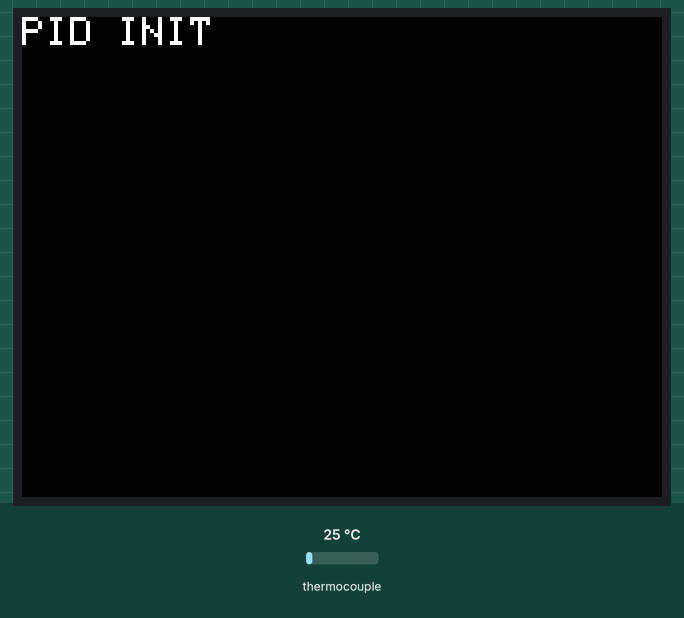
Recording of a program running on a simulated SparkFun Pro Micro, built with avr-gcc and run on an emulated ATmega32U4. Parts: 320×240 colour display. The test bench sets the inputs (shaded band); at power-on: thermocouple 25 °C. What the program prints to the serial monitor is not drawn.

Above: at 1.9 s.
At 7.1 s:
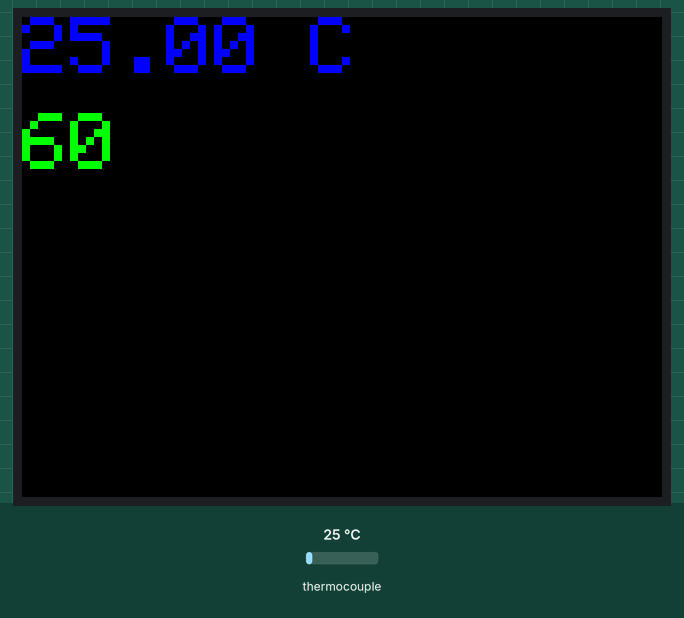
7.2 s: thermocouple set to 6 °C
At 8.4 s:
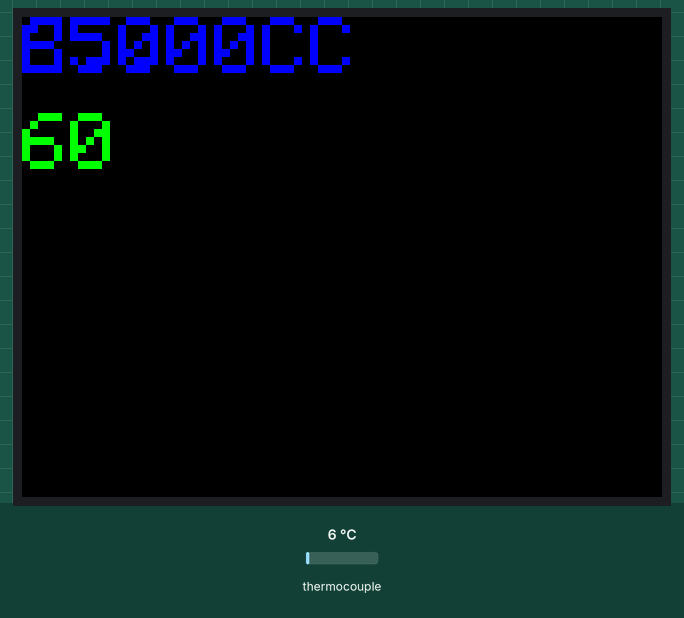
8.7 s: thermocouple set to 75 °C
10.2 s: thermocouple set to 150 °C
At 11.2 s:
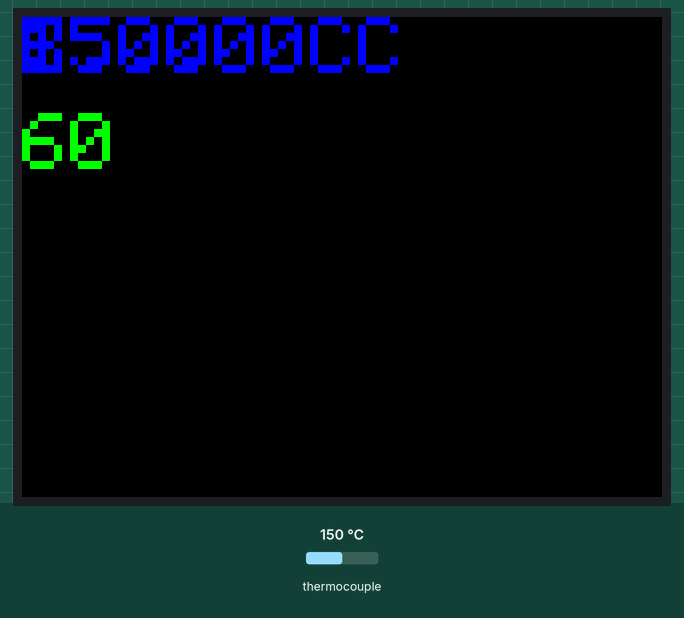
Timing chart, 0 to 13.2 s (numbered marks = the images above; inputs shaded):
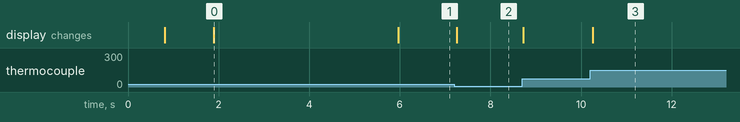

Measured:
- after the input at 7.2 s, the display: changes after 0.05 s (image 2)
- after the input at 10.2 s, the display: changes after 0.06 s (image 3)
- what the display in image 0 shows lasts 4.1 s, from 1.9 s to 6.0 s

The program:

main.cpp
```cpp
#include <Adafruit_GFX.h>    // Core graphics library
#include <Adafruit_ST7789.h> // Hardware-specific library for ST7789
#include <SPI.h>             // Arduino SPI library
#include <Arduino.h>
#include <max6675.h>
#include <PIDController.h>

/* Temporary hard code, will want to be able to adjust in settings later */
#define __Kp 30 // Proportional constant
#define __Ki 0.7 // Integral Constant
#define __Kd 200 // Derivative Constant

#define TFT_CS    10  // define display chip select pin
#define TFT_DC     9  // define display data/command pin
#define TFT_RST    8  // define display reset pin
#define TC_DO      14 // define thermocouple MISO
#define TC_CS      4  // define thermocouple chip select
#define TC_CLK     15 // define thermocouple CLK
//TODO Define button inputs here
//TODO Define oven control digital outputs here
#define OVN_ON 	   -1

Adafruit_ST7789 tft = Adafruit_ST7789(TFT_CS, TFT_DC, TFT_RST);
MAX6675 tc = MAX6675(TC_CLK, TC_CS, TC_DO);
PIDController pid;

void drawTemp();
void drawSetpoint();
void drawElementState();
void drawText(char *text, uint8_t size, uint16_t color);

int setPoint = 60;
bool ovenOn = false;

void setup(void) {
	Serial.begin(9600);
	Serial.print(F("SMD REFLOW"));

	tft.init(240, 320, SPI_MODE2);    // Init ST7789 display 240x320 pixel
	tft.setRotation(1);

	Serial.println(F("Initialized"));

	uint16_t time = millis();
	tft.fillScreen(ST77XX_BLACK);
	time = millis() - time;

	Serial.println(time, DEC);
	delay(500);

	tft.fillScreen(ST77XX_BLACK);
	drawText("DIY SMD REFLOW STARTING!", 3, ST77XX_WHITE);
	delay(1000);

	tft.fillScreen(ST77XX_BLACK);
	drawText("PID INIT", 2, ST77XX_WHITE);

	pid.begin();          // initialize the PID instance
	pid.setpoint(setPoint);    // The "goal" the PID controller tries to "reach"
	pid.tune(__Kp, __Ki,__Kd);    // Tune the PID, arguments: kP, kI, kD
	pid.limit(0, 255);    // Limit the PID output between 0 and 255, this is important to get rid of integral windup!

	delay(4000);
	tft.fillScreen(ST77XX_BLACK);
}

void loop() {
	drawTemp();
	drawSetpoint();
	ovenOn = pid.compute(tc.readCelsius()) > 128;
	//digitalWrite(OVN_ON, ovenOn); TODO
	delay(60);
}

void drawTemp() {
	tft.setCursor(0,0);
	tft.setTextColor(ST77XX_BLUE);
	tft.setTextSize(4);
	tft.print(tc.readCelsius());
	tft.print(" C");
}

void drawSetpoint() {
	tft.setCursor(0, 48);
	tft.setTextColor(ST77XX_GREEN);
	tft.setTextSize(4);
	tft.print(setPoint);
}

void drawElementState() {
	tft.fillCircle(20, 96, 10, ovenOn ? ST77XX_RED : ST77XX_BLACK);
}

void drawText(char* text, uint8_t size, uint16_t colour) {
	tft.setCursor(0,0);
	tft.setTextColor(colour);
	tft.setTextSize(size);
	tft.print(text);
}
```

test.cpp
```cpp
#include <SPI.h>
#include <Wire.h>
#include <Adafruit_GFX.h>
#include <Adafruit_SSD1306.h>
#include <PIDController.h>
#include "max6675.h"
// Define Rotary Encoder Pins
#define CLK_PIN 3
#define DATA_PIN 4
#define SW_PIN 2
// MAX6675 Pins
#define thermoDO  8
#define thermoCS  9
#define thermoCLK  10
// Mosfet Pin
#define mosfet_pin 11
// Serial Enable
#define __DEBUG__
#define SCREEN_WIDTH 128 // OLED display width, in pixels
#define SCREEN_HEIGHT 64 // OLED display height, in pixels
#define OLED_RESET     -1 // Reset pin # (or -1 if sharing Arduino reset pin)
/*In this section we have defined the gain values for the
 * proportional, integral, and derivative controller I have set
 * the gain values with the help of trial and error methods.
*/
#define __Kp 30 // Proportional constant
#define __Ki 0.7 // Integral Constant
#define __Kd 200 // Derivative Constant
int clockPin; // Placeholder por pin status used by the rotary encoder
int clockPinState; // Placeholder por pin status used by the rotary encoder
int set_temperature = 1; // This set_temperature value will increas or decreas if when the rotarty encoder is turned
float temperature_value_c = 0.0; // stores temperature value
long debounce = 0; // Debounce delay
int encoder_btn_count = 0; // used to check encoder button press
MAX6675 thermocouple(thermoCLK, thermoCS, thermoDO); // Create an instance for the MAX6675 Sensor Called "thermocouple"
Adafruit_SSD1306 display(SCREEN_WIDTH, SCREEN_HEIGHT, &Wire, OLED_RESET);// Create an instance for the SSD1306 128X64 OLED "display"
PIDController pid; // Create an instance of the PID controller class, called "pid"
void setup() {
#ifdef __DEBUG__
  Serial.begin(9600);
#endif
  pinMode(mosfet_pin, OUTPUT); // MOSFET output PIN
  pinMode(CLK_PIN, INPUT); // Encoer Clock Pin
  pinMode(DATA_PIN, INPUT); //Encoder Data Pin
  pinMode(SW_PIN, INPUT_PULLUP);// Encoder SW Pin
  pid.begin();          // initialize the PID instance
  pid.setpoint(150);    // The "goal" the PID controller tries to "reach"
  pid.tune(__Kp, __Ki,__Kd);    // Tune the PID, arguments: kP, kI, kD
  pid.limit(0, 255);    // Limit the PID output between 0 and 255, this is important to get rid of integral windup!
  if (!display.begin(SSD1306_SWITCHCAPVCC, 0x3C)) {
#ifdef __DEBUG__
    Serial.println(F("SSD1306 allocation failed"));
#endif
    for (;;); // Don't proceed, loop forever
  }
  //
  display.setRotation(2); //Rotate the Display
  display.display(); //Show initial display buffer contents on the screen -- the library initializes this with an Adafruit splash screen.
  display.clearDisplay(); // Cleear the Display
  display.setTextSize(2); // Set text Size
  display.setTextColor(WHITE); // set LCD Colour
  display.setCursor(48, 0); // Set Cursor Position
  display.println("PID"); // Print the this Text
  display.setCursor(0, 20);  // Set Cursor Position
  display.println("Temperatur"); // Print the this Text
  display.setCursor(22, 40); // Set Cursor Position
  display.println("Control"); // Print the this Text
  display.display(); // Update the Display
  delay(2000); // Delay of 200 ms
}
void set_temp()
{
  if (encoder_btn_count == 2) // check if the button is pressed twice and its in temperature set mode.
  {
    display.clearDisplay(); // clear the display
    display.setTextSize(2); // Set text Size
    display.setCursor(16, 0); // set the diplay cursor
    display.print("Set Temp."); // Print Set Temp. on the display
    display.setCursor(45, 25); // set the cursor
    display.print(set_temperature);// print the set temperature value on the display
    display.display(); // Update the Display
  }
}
void read_encoder() // In this function we read the encoder data and increment the counter if its rotaing clockwise and decrement the counter if its rotating counter clockwis
{
  clockPin = digitalRead(CLK_PIN); // we read the clock pin of the rotary encoder
  if (clockPin != clockPinState  && clockPin == 1) { // if this condition is true then the encoder is rotaing counter clockwise and we decremetn the counter
    if (digitalRead(DATA_PIN) != clockPin) set_temperature = set_temperature - 3;  // decrmetn the counter.
    else  set_temperature = set_temperature + 3; // Encoder is rotating CW so increment
    if (set_temperature < 1 )set_temperature = 1; // if the counter value is less than 1 the set it back to 1
    if (set_temperature > 150 ) set_temperature = 150; //if the counter value is grater than 150 then set it back to 150
#ifdef __DEBUG__
    Serial.println(set_temperature); // print the set temperature value on the serial monitor window
#endif
  }
  clockPinState = clockPin; // Remember last CLK_PIN state

  if ( digitalRead(SW_PIN) == LOW)   //If we detect LOW signal, button is pressed
  {
    if ( millis() - debounce > 80) { //debounce delay
      encoder_btn_count++; // Increment the values
      if (encoder_btn_count > 2) encoder_btn_count = 1;
#ifdef __DEBUG__
      Serial.println(encoder_btn_count);
#endif
    }
    debounce = millis(); // update the time variable
  }
}
void loop()
{
  read_encoder(); //Call The Read Encoder Function
  set_temp(); // Call the Set Temperature Function
  if (encoder_btn_count == 1) // check if the button is pressed and its in Free Running Mode -- in this mode the arduino continiously updates the screen and adjusts the PWM output according to the temperature.
  {
    temperature_value_c = thermocouple.readCelsius(); // Read the Temperature using the readCelsius methode from MAX6675 Library.
    int output = pid.compute(temperature_value_c);    // Let the PID compute the value, returns the optimal output
    analogWrite(mosfet_pin, output);           // Write the output to the output pin
    pid.setpoint(set_temperature); // Use the setpoint methode of the PID library to
    display.clearDisplay(); // Clear the display
    display.setTextSize(2); // Set text Size
    display.setCursor(16, 0); // Set the Display Cursor
    display.print("Cur Temp."); //Print to the Display
    display.setCursor(45, 25);// Set the Display Cursor
    display.print(temperature_value_c); // Print the Temperature value to the display in celcius
    display.display(); // Update the Display
#ifdef __DEBUG__
    Serial.print(temperature_value_c); // Print the Temperature value in *C on serial monitor
    Serial.print("   "); // Print an Empty Space
    Serial.println(output); // Print the Calculate Output value in the serial monitor.
#endif
    delay(200); // Wait 200ms to update the OLED dispaly.
  }
}
```
